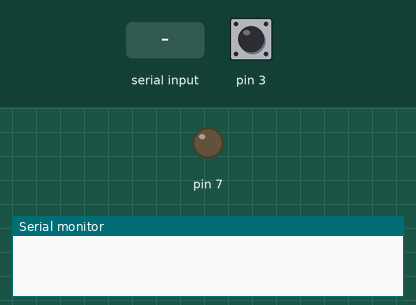
Bench run of a sketch on a simulated Arduino Uno, built with avr-gcc and run on an emulated ATmega328P. On the bench: output pins drawn as LEDs (lit = HIGH), the last lines printed to the serial monitor. The inputs (shaded band) are chosen by the test bench; at power-on: pin 3 HIGH.

Above: at 1.2 s.
1.3 s: "s\n" received over Serial
3.2 s: pin 3 pulled LOW for 0.15 s
At 3.28 s:
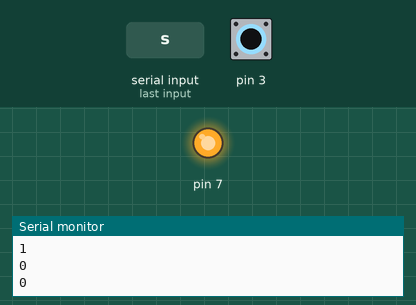
4.8 s: pin 3 pulled LOW for 3.2 s
At 9.5 s:
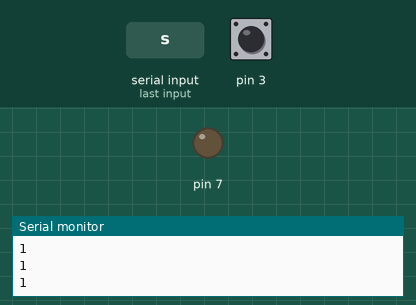
Timing chart, 0 to 11.0 s (numbered marks = the images above; inputs shaded):
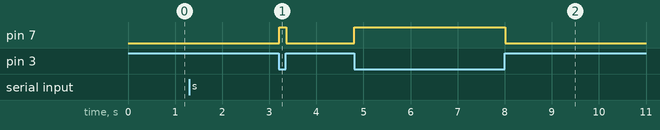

The sketch:

testing_serialsend1.ino
```cpp
void setup() {
pinMode(3,INPUT_PULLUP);
pinMode(7,OUTPUT);
Serial.begin(9600);

}
int c,d;

void loop() {

  if (Serial.read()=='s')
  {
   while(1)
   {
     c=digitalRead(3);
     d=!c;
     Serial.println(c,DEC); //prints c in ASCII encoded decimal form
     Serial.println('\n');  //does serial.print automatically send it to python code?
     digitalWrite(7,d);
   }
  }

}
```

Measured:
- after the input at 3.2 s, pin 7: LOW → HIGH at once, → LOW 0.15 s later
- after the input at 4.8 s, pin 7: LOW → HIGH at once, → LOW 3.2 s later
